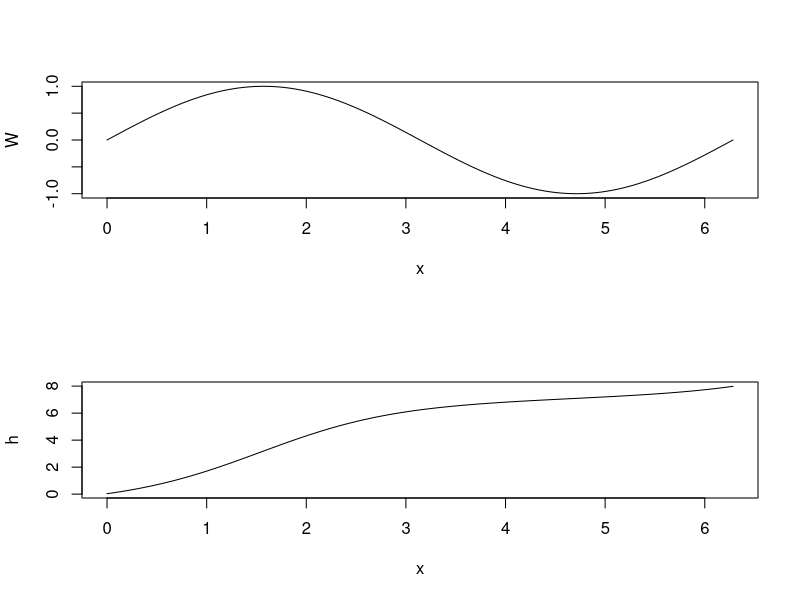
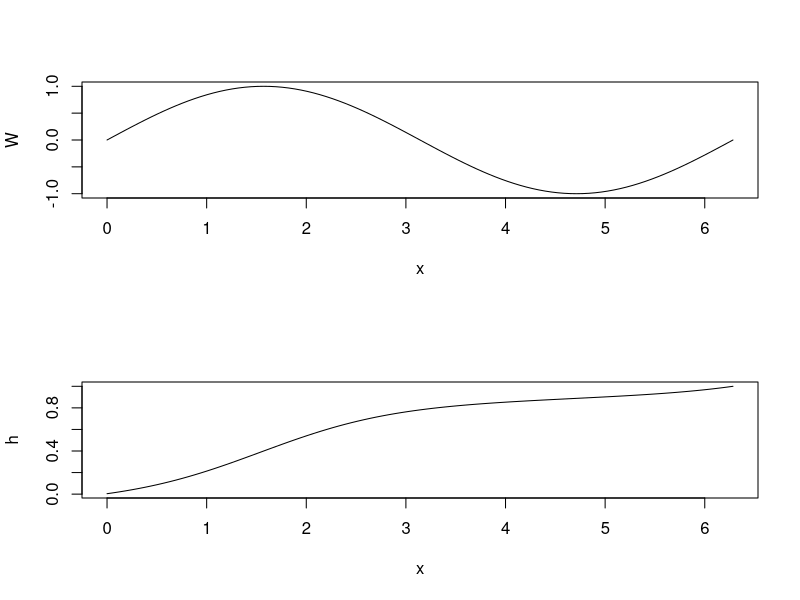

The R script that drew these images, in order:
## ---- chunk 1
knitr::opts_chunk$set(echo = TRUE)
system.file(package="fda")
## ---- chunk 2
# create a fine mesh of x-values over [0,2*pi]
x <- seq(0,2*pi,len=101)
# step size
delta <- 2*pi/100
# sin(x)
W <- sin(x)
# exponentiate the result
EW <- exp(W)
# compute the integral from 0 to 2*pi using the trapezoidal rule
hof2pi <- delta*(sum(EW) - EW[101]/2)
print(paste("h(2*pi) =",round(hof2pi,2)))
## ---- chunk 3
h <- delta*(cumsum(EW) - EW[101]/2)
par(mfcol=c(2,1))
plot(x, W, type="l")
plot(x, h, type="l")
## ---- chunk 4
h <- delta*(cumsum(EW) - EW[101]/2)/hof2pi
par(mfcol=c(2,1))
plot(x, W, type="l")
plot(x, h, type="l")
